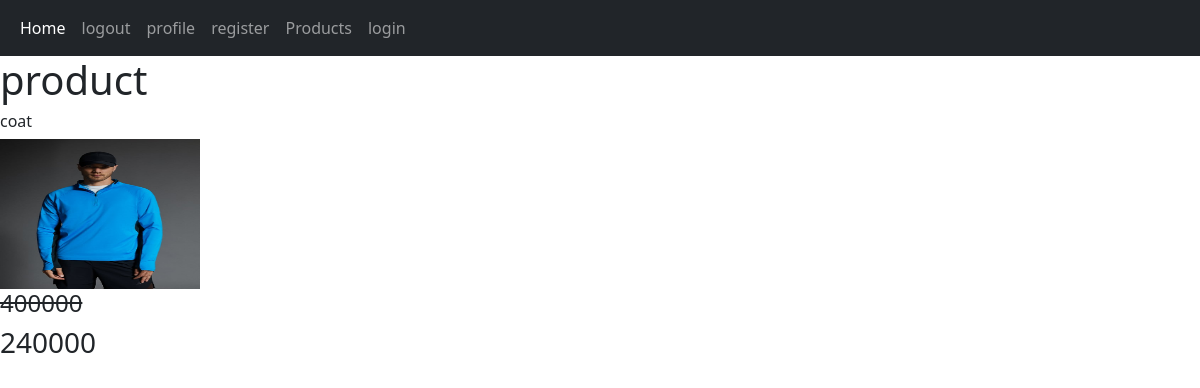
The page /category/5/ on the database its author committed.
### home/models.py (models this page shows, shortened)
class product(models.Model):
    category = models.ForeignKey(Category,on_delete=models.CASCADE)
    name = models.CharField(max_length=200)
    amount = models.PositiveIntegerField(blank=True,null=True)
    unite_price = models.PositiveIntegerField()
    discount = models.PositiveIntegerField(blank=True,null=True)
    total_price = models.PositiveIntegerField()
    information = models.TextField(blank=True,null=True)
    create = models.DateTimeField(auto_now_add=True)
    update = models.DateTimeField(auto_now=True)
    available = models.BooleanField(default=True)
    image = models.ImageField(upload_to='product')
    @property
    def total_price(self):
        if not self.discount:
            return self.unite_price
        elif self.discount:
            total = (self.discount * self.unite_price)/100
            return int(self.unite_price - total)
        return self.total_price

### home/views.py (the view)
# urls.py: path('category/<int:id>/', views.all_product, name='category'),
def all_product(request,id=None):
    products = product.objects.all()
    category = Category.objects.all()
    if id:
        data = Category.objects.get(id=id)
        products = products.filter(category=data)
    return render(request,'home/product.html',{'products':products})

### home/templates/home/product.html (shortened to what this page needs)
{% extends 'base.html' %}
{% block body %}
<h1> product</h1>
    {% for product in products  %}
        <h6>{{ product.name }}</h6>
        <a href="{% url 'home:detail' product.id %}">
            <img src="{{ product.image.url }}" style="width: 200px" height="150px">
        </a>
        <br/>
        {% if product.discount %}
            <h4 style="text-decoration: line-through ">{{ product.unite_price }}</h4>
            <h3>{{ product.total_price }}</h3>
        {% else %}
            <h3>{{ product.total_price }}</h3>
        {% endif %}
    {%  endfor %}
{% endblock %}

### rows shown on the page
product: name "coat", image (picture), unite_price "400000", total_price "240000"
